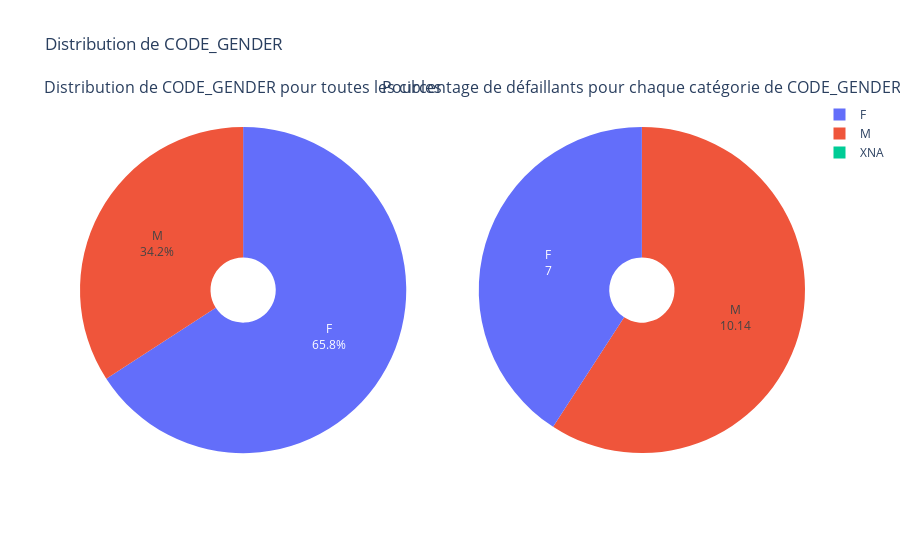

The notebook cell this image was saved under:
### Markdown cell above
<font color = "#26474E"> _**Distribution de la variable catégorielle CODE_GENDER**_

Cette variable renseigne les informations sur le sexe des emprunteurs : M pour homme et F pour femme.

### Code cell
# valeurs uniques de cette colonne ?
print_unique_categories(application_train, 'CODE_GENDER')

# Tracer le diagramme en secteur pour cette colonne
plot_categorical_variables_pie(application_train, 'CODE_GENDER', hole = 0.2)

### Figure 1 — Plotly figure (JSON) as saved in the notebook; plotly's stock layout.template omitted (floating-point values rounded to 4 significant figures)
{"data": [{"domain": {"x": [0, 0.45], "y": [0, 1]}, "hole": 0.2, "labels": ["F", "M", "XNA"], "textinfo": "label+percent", "textposition": "inside", "type": "pie", "values": [202448, 105059, 4]}, {"domain": {"x": [0.55, 1], "y": [0, 1]}, "hole": 0.2, "hoverinfo": "label+value", "labels": ["F", "M"], "textinfo": "label+value", "type": "pie", "values": [7, 10.14]}], "layout": {"annotations": [{"font": {"size": 16}, "showarrow": false, "text": "Distribution de CODE_GENDER pour toutes les cibles", "x": 0.225, "xanchor": "center", "xref": "paper", "y": 1, "yanchor": "bottom", "yref": "paper"}, {"font": {"size": 16}, "showarrow": false, "text": "Pourcentage de défaillants pour chaque catégorie de CODE_GENDER", "x": 0.775, "xanchor": "center", "xref": "paper", "y": 1, "yanchor": "bottom", "yref": "paper"}], "title": {"text": "Distribution de CODE_GENDER"}}}
